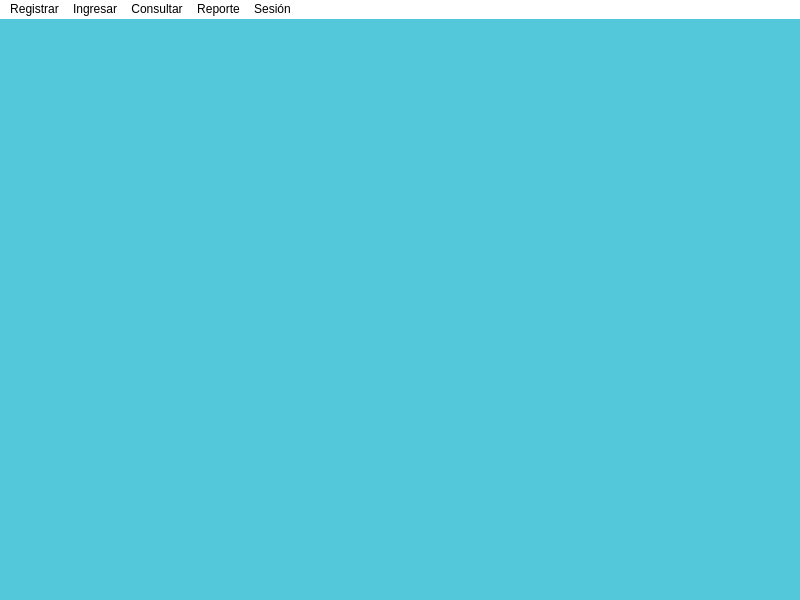
<?xml version="1.0" encoding="UTF-8"?>
<ui version="4.0">
 <class>Menubar</class>
 <widget class="QMainWindow" name="Menubar">
  <property name="geometry">
   <rect>
    <x>0</x>
    <y>0</y>
    <width>800</width>
    <height>600</height>
   </rect>
  </property>
  <property name="windowTitle">
   <string>Asistencias</string>
  </property>
  <property name="styleSheet">
   <string>background-color: #53C8DB;</string>
  </property>
  <widget class="QWidget" name="centralwidget"/>
  <widget class="QMenuBar" name="menubar">
   <property name="geometry">
    <rect>
     <x>0</x>
     <y>0</y>
     <width>800</width>
     <height>22</height>
    </rect>
   </property>
   <property name="palette">
    <palette>
     <active>
      <colorrole role="Button">
       <brush brushstyle="SolidPattern">
        <color alpha="255">
         <red>255</red>
         <green>255</green>
         <blue>255</blue>
        </color>
       </brush>
      </colorrole>
      <colorrole role="Base">
       <brush brushstyle="SolidPattern">
        <color alpha="255">
         <red>255</red>
         <green>255</green>
         <blue>255</blue>
        </color>
       </brush>
      </colorrole>
      <colorrole role="Window">
       <brush brushstyle="SolidPattern">
        <color alpha="255">
         <red>255</red>
         <green>255</green>
         <blue>255</blue>
        </color>
       </brush>
      </colorrole>
     </active>
     <inactive>
      <colorrole role="Button">
       <brush brushstyle="SolidPattern">
        <color alpha="255">
         <red>255</red>
         <green>255</green>
         <blue>255</blue>
        </color>
       </brush>
      </colorrole>
      <colorrole role="Base">
       <brush brushstyle="SolidPattern">
        <color alpha="255">
         <red>255</red>
         <green>255</green>
         <blue>255</blue>
        </color>
       </brush>
      </colorrole>
      <colorrole role="Window">
       <brush brushstyle="SolidPattern">
        <color alpha="255">
         <red>255</red>
         <green>255</green>
         <blue>255</blue>
        </color>
       </brush>
      </colorrole>
     </inactive>
     <disabled>
      <colorrole role="Button">
       <brush brushstyle="SolidPattern">
        <color alpha="255">
         <red>255</red>
         <green>255</green>
         <blue>255</blue>
        </color>
       </brush>
      </colorrole>
      <colorrole role="Base">
       <brush brushstyle="SolidPattern">
        <color alpha="255">
         <red>255</red>
         <green>255</green>
         <blue>255</blue>
        </color>
       </brush>
      </colorrole>
      <colorrole role="Window">
       <brush brushstyle="SolidPattern">
        <color alpha="255">
         <red>255</red>
         <green>255</green>
         <blue>255</blue>
        </color>
       </brush>
      </colorrole>
     </disabled>
    </palette>
   </property>
   <property name="autoFillBackground">
    <bool>false</bool>
   </property>
   <property name="styleSheet">
    <string notr="true">background-color: #fff</string>
   </property>
   <widget class="QMenu" name="menuRegistrar">
    <property name="title">
     <string>Registrar</string>
    </property>
    <addaction name="actionRegistrar_Docente"/>
    <addaction name="actionRegistrar_Estudiante"/>
    <addaction name="actionRegistrar_Tutor"/>
    <addaction name="actionRegistrar_Asignatura"/>
   </widget>
   <widget class="QMenu" name="menuIngresar">
    <property name="title">
     <string>Ingresar</string>
    </property>
    <addaction name="actionIngresar_Tutoria"/>
    <addaction name="actionIngresar_Notas"/>
   </widget>
   <widget class="QMenu" name="menuConsultar">
    <property name="title">
     <string>Consultar</string>
    </property>
    <addaction name="actionConsultar_Tutoria"/>
    <addaction name="actionConsultar_Notas"/>
   </widget>
   <widget class="QMenu" name="menuReporte">
    <property name="title">
     <string>Reporte</string>
    </property>
    <addaction name="actionGenerar_Reporte_General"/>
    <addaction name="actionGenerar_Reporte_Detalle"/>
   </widget>
   <widget class="QMenu" name="menuSesi_n">
    <property name="title">
     <string>Sesión</string>
    </property>
    <addaction name="actionCerrar_Sesi_n"/>
    <addaction name="actionAadministrar_Usuarios"/>
   </widget>
   <addaction name="menuRegistrar"/>
   <addaction name="menuIngresar"/>
   <addaction name="menuConsultar"/>
   <addaction name="menuReporte"/>
   <addaction name="menuSesi_n"/>
  </widget>
  <action name="actionRegistrar_Docente">
   <property name="enabled">
    <bool>false</bool>
   </property>
   <property name="text">
    <string>Registrar Docente</string>
   </property>
   <property name="visible">
    <bool>true</bool>
   </property>
  </action>
  <action name="actionRegistrar_Estudiante">
   <property name="enabled">
    <bool>false</bool>
   </property>
   <property name="text">
    <string>Registrar Estudiante</string>
   </property>
  </action>
  <action name="actionRegistrar_Tutor">
   <property name="enabled">
    <bool>false</bool>
   </property>
   <property name="text">
    <string>Registrar Tutor</string>
   </property>
  </action>
  <action name="actionRegistrar_Asignatura">
   <property name="enabled">
    <bool>false</bool>
   </property>
   <property name="text">
    <string>Registrar Asignatura</string>
   </property>
  </action>
  <action name="actionIngresar_Tutoria">
   <property name="enabled">
    <bool>false</bool>
   </property>
   <property name="text">
    <string>Ingresar Tutoria</string>
   </property>
  </action>
  <action name="actionIngresar_Notas">
   <property name="enabled">
    <bool>false</bool>
   </property>
   <property name="text">
    <string>Ingresar Notas</string>
   </property>
  </action>
  <action name="actionConsultar_Tutoria">
   <property name="enabled">
    <bool>false</bool>
   </property>
   <property name="text">
    <string>Consultar Tutoria</string>
   </property>
  </action>
  <action name="actionConsultar_Notas">
   <property name="enabled">
    <bool>false</bool>
   </property>
   <property name="text">
    <string>Consultar Notas</string>
   </property>
  </action>
  <action name="actionGenerar_Reporte_General">
   <property name="enabled">
    <bool>false</bool>
   </property>
   <property name="text">
    <string>Generar Reporte General</string>
   </property>
  </action>
  <action name="actionGenerar_Reporte_Detalle">
   <property name="enabled">
    <bool>false</bool>
   </property>
   <property name="text">
    <string>Generar Reporte Detalle</string>
   </property>
  </action>
  <action name="actionCerrar_Sesi_n">
   <property name="enabled">
    <bool>false</bool>
   </property>
   <property name="text">
    <string>Cerrar Sesión</string>
   </property>
  </action>
  <action name="actionAadministrar_Usuarios">
   <property name="enabled">
    <bool>false</bool>
   </property>
   <property name="text">
    <string>Administrar Usuarios</string>
   </property>
  </action>
 </widget>
 <resources/>
 <connections/>
</ui>
